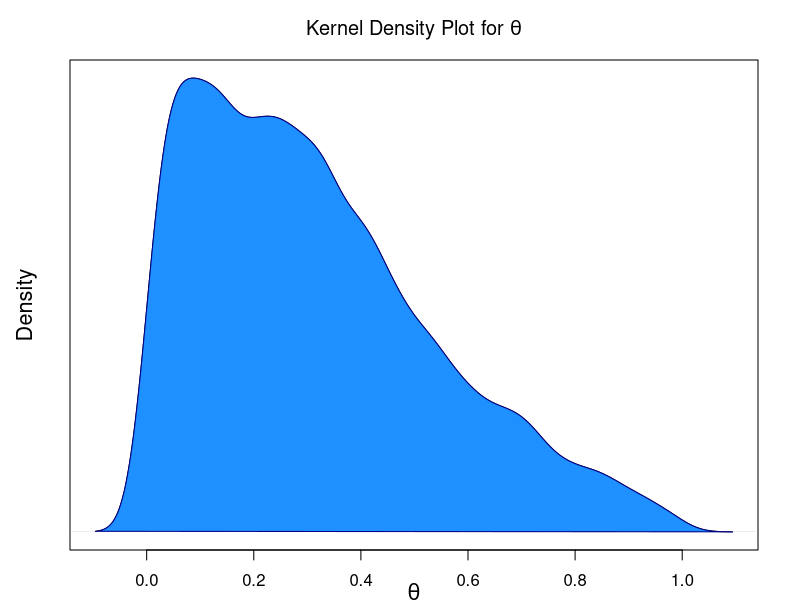

This figure's R source:
## ---- chunk 1
knitr::opts_chunk$set(echo = TRUE)
## ---- chunk 2
# choose a cauchy sample for mean
theta_x <- rcauchy(1,location = 0, scale = 1)
theta_x
# generate samples
data_y <- rnorm(n = 1000, mean = theta_x, sd = 1)
## ---- chunk 3
metropolis_algo <- function(samples, theta_start, sd){
  # declarations 
  theta_curr <- theta_start
  # vector of NAs to store sampled parameters 
  posterior_thetas <- rep(NA, times = samples)
  
  for (i in 1:samples){
    # proposal distribution 
    theta_prop <- rnorm(n = 1, mean = theta_curr, sd = sd)
    
    # if proposed parameter is outside range, set to current value. Else keep proposed value
    theta_prop <- ifelse((theta_prop < 0 | theta_prop > 1), theta_curr, theta_prop)
    
    # bayes numerators 
    posterior_prop <- dcauchy(theta_prop, location = 0, scale = 1) * 
      dnorm(data_y, mean = theta_prop, sd = 1) 
    posterior_curr <- dcauchy(theta_curr, location = 0, scale = 1) * 
      dnorm(data_y, mean = theta_curr, sd = 1)
    
    # calculate probability of accepting 
    p_accept_theta_prop <- min(posterior_prop / posterior_curr, 1.0)
    
    rand_unif <- runif(n=1)
    
    # probabilistically accept proposed theta 
    theta_select <- ifelse(p_accept_theta_prop > rand_unif, theta_prop, theta_curr)
    
    posterior_thetas[i] <- theta_select 
    
    # reset theta_curr for the next iteration of the loop 
    theta_curr <- theta_select 
  }
  return(posterior_thetas)
}
## ---- chunk 4
set.seed(888)
posterior_thetas <- metropolis_algo(samples = 10000, theta_start = 0.9, sd = 0.05)
## ---- chunk 5
opar <- par() 
par(mar = c(2.5, 3.5, 3, 2.1), mgp = c(1.7, 1, 0))

d <- density(posterior_thetas)
plot(d, main = expression(paste("Kernel Density Plot for ", theta)), 
     xlab = expression(theta), ylab = "Density", yaxt = "n", cex.lab = 1.3)
polygon(d, col = 'dodgerblue1', border = 'dark blue')
